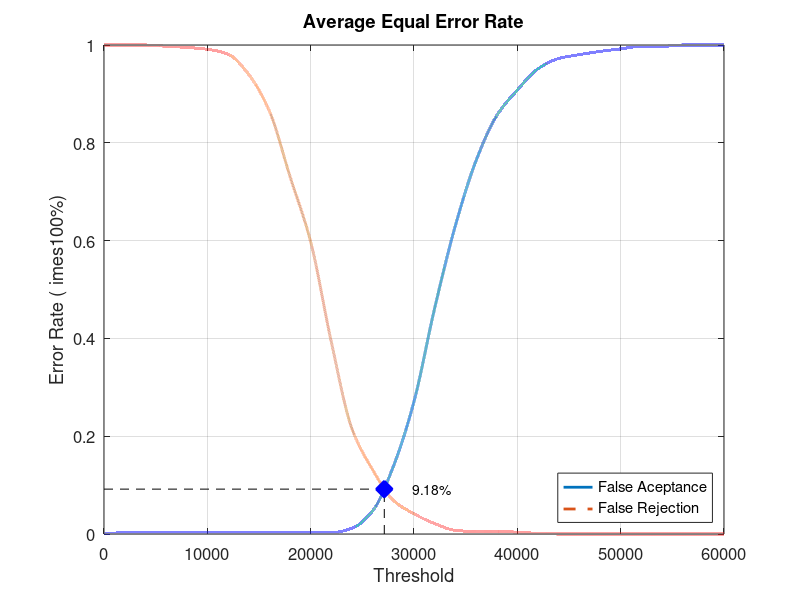
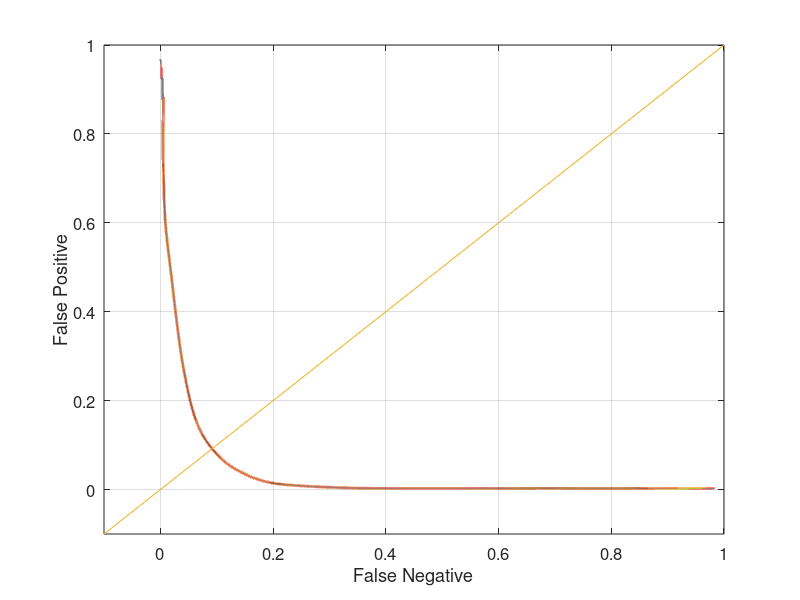

Write the MATLAB code that produced these figures, in order.
close all;
clear;
clc;
x = 0:2000:60000;
xq = 0:0.5:60000;

y0 = [0 0.00263158 0.00263158 0.00263158 0.00263158 0.00263158 0.00263158 0.00263158 0.00263158 0.00263158 0.00263158 0.00263158 0.0118421 0.0473684 0.138158 0.271053 0.461842 0.630263 0.763158 0.855263 0.907895 0.951316 0.972368 0.980263 0.986842 0.992105 0.997368 0.997368 1 1 1]
yy0 = interp1(x, y0, xq, 'pchip');
y1 = [1 1 1 0.9975 0.995 0.99125 0.98125 0.94 0.865 0.73125 0.5975 0.3925 0.215 0.13125 0.06875 0.04125 0.02125 0.0075 0.005 0.005 0.00375 0.00125 0 0 0 0 0 0 0 0 0]
yy1 = interp1(x, y1, xq, 'pchip');

% Calculating EER: 
y2 = abs(y0 - y1);
find(y2 == min(y2))
yy2 = abs(yy0 - yy1);
xEER = find(yy2 == min(yy2));
xEERIndex = xq(xEER) % X-axis EER
yEER = yy0(xEER) % Y-axis EER

main = figure
plot(xq, yy0,'-','LineWidth', 2);	hold on
plot(xq, yy1,'--','LineWidth', 2);	hold on
plot([xEERIndex xEERIndex], [0 yEER], 'k--');	hold on
plot([0 xEERIndex], [yEER yEER], 'k--');	hold on
plot(xEERIndex, yEER, 'bx', 'LineWidth', 10);	hold on
text(xEERIndex + 10 * xEERIndex / 100, yEER, [num2str(round((10000 * yEER)) / 100) '%'])
legend('False Aceptance', 'False Rejection', 'Location', 'SouthEast')
xlabel('Threshold')
ylabel('Error Rate (	imes100%)')
title('Average Equal Error Rate')
set(gca, 'FontSize', 12)
axis([0 60000 0 1])
grid on

print(main, 'Experiment5AverageMain', '-dpng');
FNRxFPR = figure('Color', [1 1 1]);
plot(yy1, yy0, '-', yy1, yy0, 'LineWidth', 2);
hold on
y = -0.1:0.1:1
plot(y, y); 
set(gca, 'FontSize', 12)
xlabel('False Negative')
ylabel('False Positive')
axis([-0.1 1 -0.1 1])
set(gca, 'FontSize', 12)
grid on

print(FNRxFPR, 'Experiment5AverageFNRxFPR','-dpng');
